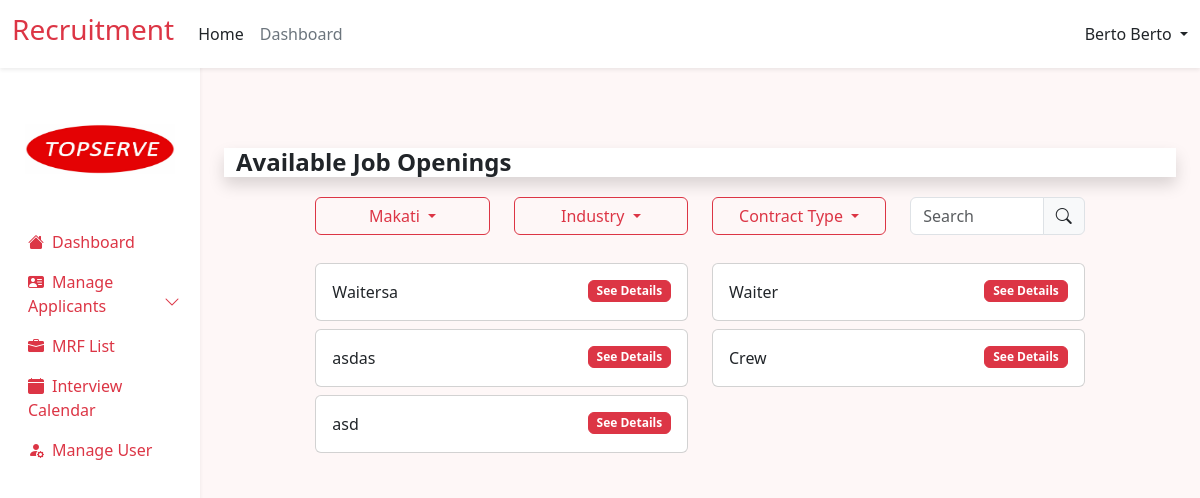
/src/shared/frontend/home.php?loc=Makati (signed in), run on the app's committed database.
### tables this page shows
CREATE TABLE `mrfs` (
  `id` int(11) NOT NULL,
  `industry` varchar(255) NOT NULL,
  `mrf_status` varchar(255) NOT NULL,
  `closed_date` date NOT NULL,
  `request_date` date NOT NULL DEFAULT current_timestamp(),
  `client` varchar(255) NOT NULL,
  `location` varchar(255) NOT NULL,
  `aging_days` varchar(255) NOT NULL,
  `mrf_number` varchar(255) NOT NULL,
  `new_request` varchar(255) NOT NULL,
  `head_count` int(11) NOT NULL,
  `job_position` varchar(255) NOT NULL,
  `contract_type` varchar(255) NOT NULL,
  `classification` varchar(255) NOT NULL,
  `placed` int(11) NOT NULL,
  `variance` int(11) NOT NULL,
  `cancel` int(11) NOT NULL,
  `job_description` text NOT NULL,
  `qualification` text NOT NULL,
  `remarks` text NOT NULL
);

### src/shared/backend/home_process.php (called while the page is built, shortened)
<?php
include ("dbconn.php");
if (isset($_SESSION['user_id'])) {
    $userId = $_SESSION['user_id'];
}
if (isset($_GET['loc'])) {
    $location = $_GET['loc'];
    if (isset($_SESSION['user_id'])) {
        $query = "SELECT mrfs.*
        FROM mrfs
        LEFT JOIN job_applicants ON mrfs.id = job_applicants.job_id AND job_applicants.user_id = '$userId'
        WHERE  mrfs.mrf_status = 'Post' AND job_applicants.user_id IS NULL AND mrfs.location LIKE '%$location%'";
        $result = mysqli_query($conn, $query);
    } else {
        $query =
            "SELECT * FROM mrfs
            WHERE  mrfs.mrf_status = 'Post' AND mrfs.location LIKE '%$location%'";
        $result = mysqli_query($conn, $query);
    }
}
?>

### src/shared/frontend/home.php (the view, shortened to what this page needs)
<?php
include ("src/shared/backend/home_process.php");
include ("components/header.php");
?>
<div class="container">
    <div class="container-fluid bg-white shadow mb-3 mt-5">
        <h4 class=" mt-1 mb-1 fw-bold">Available Job Openings</h4>
    </div>
    <div class="container bg-transparent  mb-3 ">
        <div class="row">
            <div class="col-lg-10 mx-auto">
                <div class="job_search">
                    <form action="">
                        <div class="row">
                            <div class="col-md-6 col-lg-3 my-1">
                                <div class="dropdown mb-2">
                                    <button class="btn btn-outline-danger dropdown-toggle form-control" type="button"
                                        id="dropdownMenuButton1" data-bs-toggle="dropdown" aria-haspopup="true"
                                        aria-expanded="false">
                                        <?php
                                        if (isset($_GET["loc"])) {
                                            $loc = $_GET["loc"];
                                            echo $loc;
                                        } else {
                                            ?>
                                            Location
                                            <?php
                                        }
                                        ?>
                                    </button>
                                </div>
                            </div>
                            <div class="col-md-6 col-lg-3 my-1">
                                <div class="dropdown mb-2">
                                    <button class="btn btn-outline-danger dropdown-toggle form-control" type="button"
                                        id="dropdownMenuButton2" data-bs-toggle="dropdown" aria-haspopup="true"
                                        aria-expanded="false">
                                        <?php
                                        if (isset($_GET["industry"])) {
                                            $industry = $_GET["industry"];
                                            echo $industry;
                                        } else {
                                            ?>
                                            Industry
                                            <?php
                                        }
                                        ?>
                                    </button>
                                </div>
                            </div>
                            <div class="col-md-6 col-lg-3 my-1">
                                <div class="dropdown mb-2">
                                    <button class="btn btn-outline-danger dropdown-toggle form-control" type="button"
                                        id="dropdownMenuButton3" data-bs-toggle="dropdown" aria-haspopup="true"
                                        aria-expanded="false">
                                        <?php
                                        if (isset($_GET["type"])) {
                                            $type = $_GET["type"];
                                            echo $type;
                                        } else {
                                            ?>
                                            Contract Type
                                            <?php
                                        }
                                        ?>
                                    </button>
                                </div>
                            </div>
                            <div class="col-md-6 col-lg-3 my-1">
                                <div class="float-end input-group mb-2">
                                    <input id="searchInput" type="search" class="form-control" placeholder="Search"
                                        aria-label="Search" name="search" oninput="searchJobs()">
                                    <span class="input-group-text"><i class="bi bi-search"></i></span>
                                </div>
                            </div>
                        </div>
                    </form>
                    <div class="search_result">
                        <div class="row">
                            <?php
                            while ($row = mysqli_fetch_assoc($result)) {
                                ?>
                                <div class="col-md-6 ">
                                    <div class="card mb-2 ">
                                        <div class="card-body">
                                            <div class="row">
                                                <div class="col">
                                                    <p class="card-text job-name">
                                                        <?php echo $row['job_position']; ?>
                                                    </p>
                                                </div>
                                                <div class="col">
                                                    <button type="button" class="btn btn-danger badge float-end"
                                                        data-bs-toggle="modal"
                                                        data-bs-target="#viewJobDetails<?php echo $row['id']; ?>">
                                                        See Details
                                                    </button>
                                                </div>
                                            </div>
                                        </div>
                                    </div>
                                </div>
                                <?php
                            }
                            ?>
                        </div>
                    </div>
                </div>
            </div>
        </div>
    </div>
</div>
<?php include ('components/footer.php'); ?>

### data on the page
mrfs: job_position "Waitersa"
mrfs: job_position "Waiter"
mrfs: job_position "asdas"
mrfs: job_position "Crew"
mrfs: job_position "asd"

### other printed values
$user "Berto Berto"
$loc "Makati"
